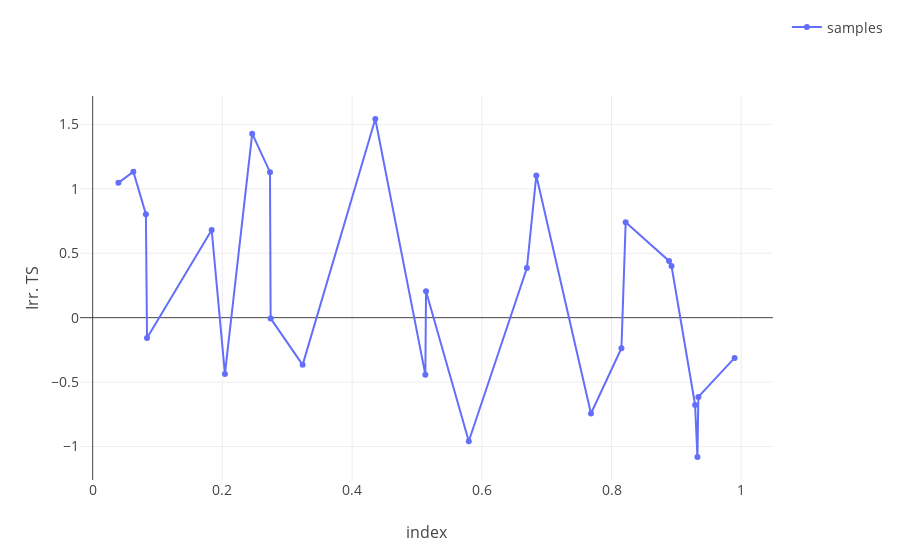
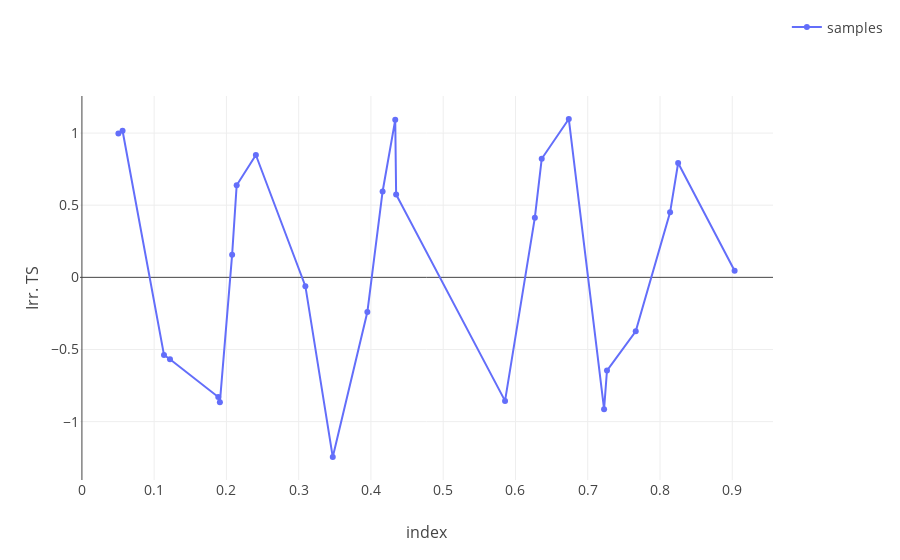
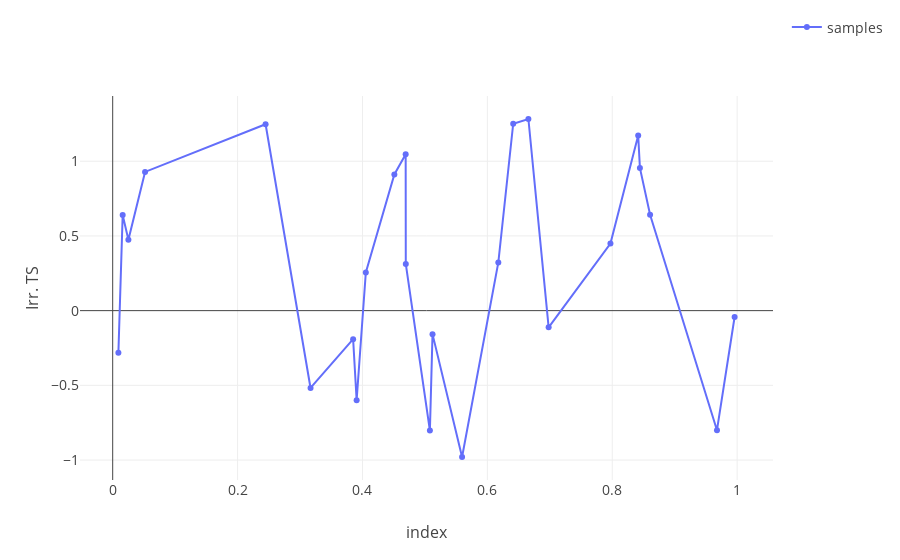

Here is the notebook cell these charts were saved with, in order:
### Code cell
def generate_data_gaussian():
    time_sampler = ts.TimeSampler(stop_time=1)
    irregular_time_samples = time_sampler.sample_irregular_time(num_points=50, keep_percentage=50)
    sinusoid = ts.signals.Sinusoidal(frequency=5) # number of sinusoids
    white_noise = ts.noise.GaussianNoise(std=0.35)
    timeseries = ts.TimeSeries(sinusoid, noise_generator=white_noise)
    samples, signals, errors = timeseries.sample(irregular_time_samples)
    return irregular_time_samples, samples

def plot_data(time_samples, samples):
    # Plotting the series
    plt.plot(time_samples, samples, marker='o', markersize=4)
    plt.xlabel('Time')
    plt.ylabel('Magnitude')
    plt.title('Irregularly sampled sinusoid with noise');
    
def plot_data2(time_samples, samples, title = ""):
    import plotly.express as px
    import plotly.graph_objects as go
    import plotly.io as pio
    import pandas as pd
    df = pd.DataFrame()
    df.index = time_samples
    df["samples"] = samples

    pio.templates.default = "plotly_white"

    plot_template = dict(
        layout=go.Layout({
            "font_size": 14,
            "xaxis_title_font_size": 16,
            "yaxis_title_font_size": 16})
    )
    fig = px.line(df, labels=dict(created_at="Date", value="Irr. TS"), markers=True)
    #fig.add_vline(x=test_start, line_width=4, line_dash="dash")
    fig.update_layout(
        template=plot_template, legend=dict(orientation='v', y=1.22, title_text=title)
    )
    fig.show()

for i in range(3):
    print(irregular_time_samples.shape)
    print(samples.shape)
    irregular_time_samples, samples = generate_data_gaussian()
    plot_data2(irregular_time_samples, samples)

### Figure 1 — Plotly figure (JSON) as saved in the notebook; plotly's stock layout.template omitted (floating-point values rounded to 4 significant figures)
{"data": [{"hovertemplate": "variable=samples<br>index=%{x}<br>Irr. TS=%{y}<extra></extra>", "legendgroup": "samples", "line": {"color": "#636efa", "dash": "solid"}, "marker": {"symbol": "circle"}, "mode": "lines+markers", "name": "samples", "orientation": "v", "showlegend": true, "type": "scatter", "x": [0.03969, 0.06275, 0.08208, 0.08384, 0.1835, 0.2039, 0.246, 0.2734, 0.2744, 0.3238, 0.4358, 0.513, 0.514, 0.5799, 0.6695, 0.6841, 0.7683, 0.8153, 0.8219, 0.8887, 0.8925, 0.9289, 0.9325, 0.9339, 0.9898], "xaxis": "x", "y": [1.046, 1.133, 0.8031, -0.1577, 0.6802, -0.4361, 1.428, 1.129, -0.005727, -0.3661, 1.542, -0.4422, 0.2043, -0.9592, 0.3847, 1.104, -0.7434, -0.2375, 0.7412, 0.44, 0.4004, -0.6774, -1.081, -0.6148, -0.312], "yaxis": "y"}], "layout": {"autosize": true, "legend": {"orientation": "v", "title": {"text": ""}, "tracegroupgap": 0, "x": 1.02, "y": 1.22}, "margin": {"t": 60}, "xaxis": {"anchor": "y", "autorange": true, "domain": [0, 1], "range": [-0.01593, 1.045], "title": {"text": "index"}, "type": "linear"}, "yaxis": {"anchor": "x", "autorange": true, "domain": [0, 1], "range": [-1.285, 1.745], "title": {"text": "Irr. TS"}, "type": "linear"}}}

### Figure 2 — Plotly figure (JSON) as saved in the notebook; plotly's stock layout.template omitted (floating-point values rounded to 4 significant figures)
{"data": [{"hovertemplate": "variable=samples<br>index=%{x}<br>Irr. TS=%{y}<extra></extra>", "legendgroup": "samples", "line": {"color": "#636efa", "dash": "solid"}, "marker": {"symbol": "circle"}, "mode": "lines+markers", "name": "samples", "orientation": "v", "showlegend": true, "type": "scatter", "x": [0.05049, 0.05625, 0.1136, 0.1219, 0.1887, 0.1909, 0.2079, 0.2142, 0.2407, 0.3093, 0.3472, 0.395, 0.4161, 0.4336, 0.4348, 0.5856, 0.6268, 0.6363, 0.6738, 0.7226, 0.7266, 0.7664, 0.814, 0.8251, 0.9032], "xaxis": "x", "y": [0.9974, 1.016, -0.5384, -0.5676, -0.8297, -0.8664, 0.1572, 0.6383, 0.848, -0.06139, -1.245, -0.2406, 0.5952, 1.092, 0.5737, -0.8562, 0.4139, 0.8219, 1.098, -0.9134, -0.6459, -0.3743, 0.4504, 0.7926, 0.04575], "yaxis": "y"}], "layout": {"autosize": true, "legend": {"orientation": "v", "title": {"text": ""}, "tracegroupgap": 0, "x": 1.02, "y": 1.22}, "margin": {"t": 60}, "xaxis": {"anchor": "y", "autorange": true, "domain": [0, 1], "range": [0.0005672, 0.9532], "title": {"text": "index"}, "type": "linear"}, "yaxis": {"anchor": "x", "autorange": true, "domain": [0, 1], "range": [-1.427, 1.279], "title": {"text": "Irr. TS"}, "type": "linear"}}}

### Figure 3 — Plotly figure (JSON) as saved in the notebook; plotly's stock layout.template omitted (floating-point values rounded to 4 significant figures)
{"data": [{"hovertemplate": "variable=samples<br>index=%{x}<br>Irr. TS=%{y}<extra></extra>", "legendgroup": "samples", "line": {"color": "#636efa", "dash": "solid"}, "marker": {"symbol": "circle"}, "mode": "lines+markers", "name": "samples", "orientation": "v", "showlegend": true, "type": "scatter", "x": [0.009136, 0.01598, 0.02514, 0.05182, 0.2449, 0.3168, 0.385, 0.3906, 0.4054, 0.4511, 0.4692, 0.4694, 0.508, 0.5122, 0.5595, 0.6176, 0.6414, 0.6657, 0.6981, 0.7971, 0.8416, 0.8443, 0.8606, 0.9677, 0.9959], "xaxis": "x", "y": [-0.2823, 0.6403, 0.4739, 0.9285, 1.247, -0.5175, -0.1911, -0.5995, 0.2552, 0.9116, 1.047, 0.3125, -0.8025, -0.1573, -0.9799, 0.3225, 1.251, 1.283, -0.1118, 0.4488, 1.172, 0.9554, 0.6417, -0.8001, -0.04271], "yaxis": "y"}], "layout": {"autosize": true, "legend": {"orientation": "v", "title": {"text": ""}, "tracegroupgap": 0, "x": 1.02, "y": 1.22}, "margin": {"t": 60}, "xaxis": {"anchor": "y", "autorange": true, "domain": [0, 1], "range": [-0.04864, 1.054], "title": {"text": "index"}, "type": "linear"}, "yaxis": {"anchor": "x", "autorange": true, "domain": [0, 1], "range": [-1.155, 1.458], "title": {"text": "Irr. TS"}, "type": "linear"}}}
